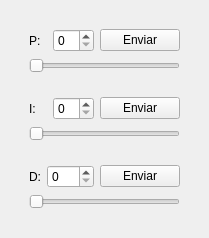
             <widget class="QWidget" name="tab_5">
              <attribute name="title">
               <string>Z</string>
              </attribute>
              <layout class="QVBoxLayout" name="verticalLayout_13">
               <item>
                <widget class="QWidget" name="widget_18" native="true">
                 <property name="minimumSize">
                  <size>
                   <width>0</width>
                   <height>0</height>
                  </size>
                 </property>
                 <property name="maximumSize">
                  <size>
                   <width>16777215</width>
                   <height>16777215</height>
                  </size>
                 </property>
                 <layout class="QVBoxLayout" name="verticalLayout_11">
                  <item>
                   <widget class="QWidget" name="widget_19" native="true">
                    <layout class="QGridLayout" name="gridLayout_7">
                     <item row="3" column="0">
                      <widget class="QLabel" name="label_13">
                       <property name="text">
                        <string>P:</string>
                       </property>
                      </widget>
                     </item>
                     <item row="3" column="2">
                      <widget class="QPushButton" name="pushButton_Z_P">
                       <property name="text">
                        <string>Enviar</string>
                       </property>
                      </widget>
                     </item>
                     <item row="4" column="0" colspan="3">
                      <widget class="QSlider" name="horizontalSlider_Z_P">
                       <property name="orientation">
                        <enum>Qt::Horizontal</enum>
                       </property>
                      </widget>
                     </item>
                     <item row="3" column="1">
                      <widget class="QSpinBox" name="spinBox_Z_P"/>
                     </item>
                    </layout>
                   </widget>
                  </item>
                  <item>
                   <widget class="QWidget" name="widget_20" native="true">
                    <layout class="QGridLayout" name="gridLayout_8">
                     <item row="0" column="0">
                      <widget class="QLabel" name="label_14">
                       <property name="text">
                        <string>I:</string>
                       </property>
                      </widget>
                     </item>
                     <item row="1" column="0" colspan="3">
                      <widget class="QSlider" name="horizontalSlider_Z_I">
                       <property name="orientation">
                        <enum>Qt::Horizontal</enum>
                       </property>
                      </widget>
                     </item>
                     <item row="0" column="1">
                      <widget class="QSpinBox" name="spinBox_Z_I"/>
                     </item>
                     <item row="0" column="2">
                      <widget class="QPushButton" name="pushButton_Z_I">
                       <property name="text">
                        <string>Enviar</string>
                       </property>
                      </widget>
                     </item>
                    </layout>
                   </widget>
                  </item>
                  <item>
                   <widget class="QWidget" name="widget_21" native="true">
                    <layout class="QGridLayout" name="gridLayout_9">
                     <item row="0" column="0">
                      <widget class="QLabel" name="label_15">
                       <property name="text">
                        <string>D:</string>
                       </property>
                      </widget>
                     </item>
                     <item row="0" column="2">
                      <widget class="QPushButton" name="pushButton_Z_D">
                       <property name="text">
                        <string>Enviar</string>
                       </property>
                      </widget>
                     </item>
                     <item row="1" column="0" colspan="3">
                      <widget class="QSlider" name="horizontalSlider_Z_D">
                       <property name="maximum">
                        <number>299</number>
                       </property>
                       <property name="orientation">
                        <enum>Qt::Horizontal</enum>
                       </property>
                      </widget>
                     </item>
                     <item row="0" column="1">
                      <widget class="QSpinBox" name="spinBox_Z_D">
                       <property name="maximum">
                        <number>299</number>
                       </property>
                      </widget>
                     </item>
                    </layout>
                   </widget>
                  </item>
                 </layout>
                </widget>
               </item>
              </layout>
             </widget>
